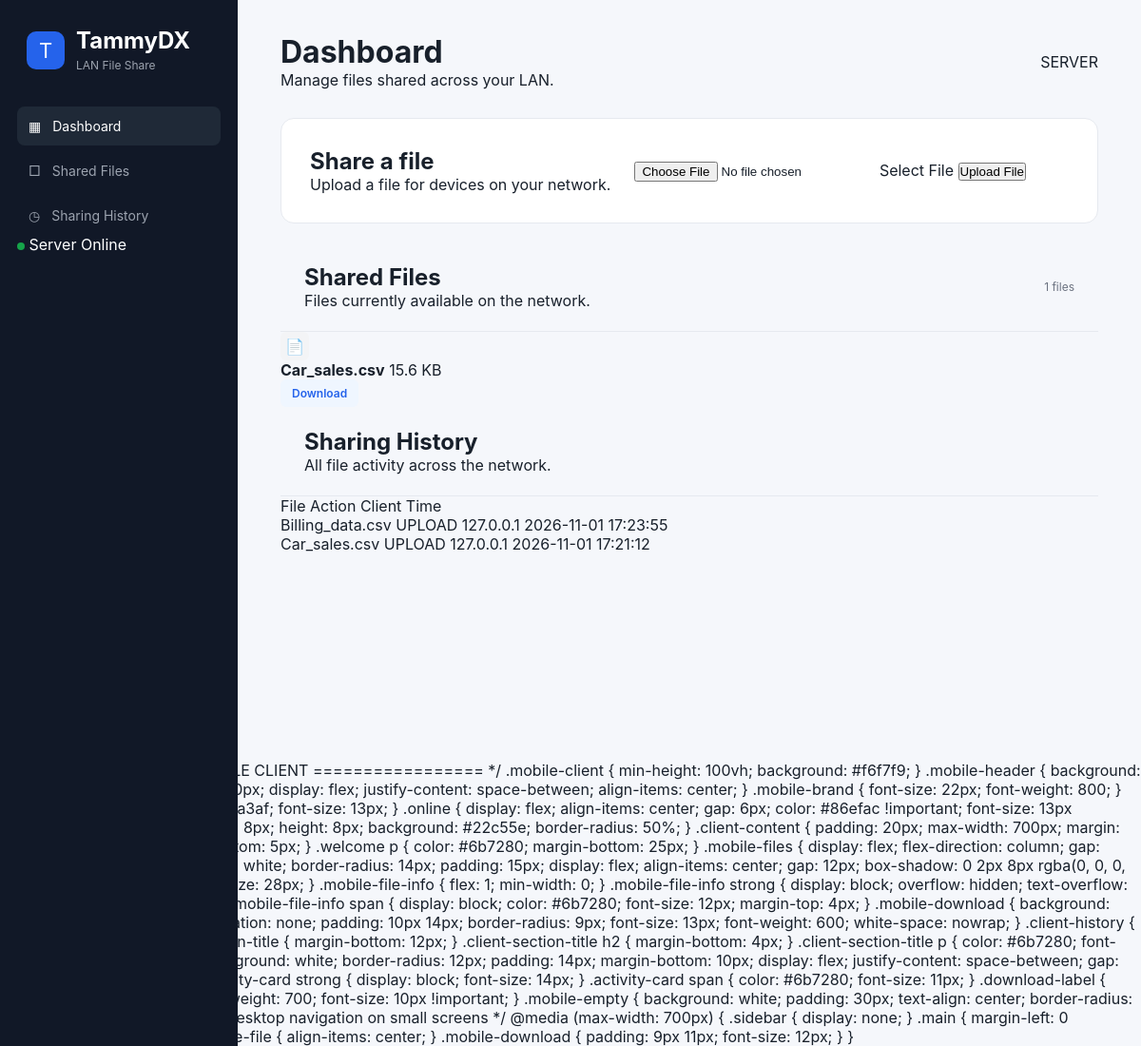
Before: / with the older database file.
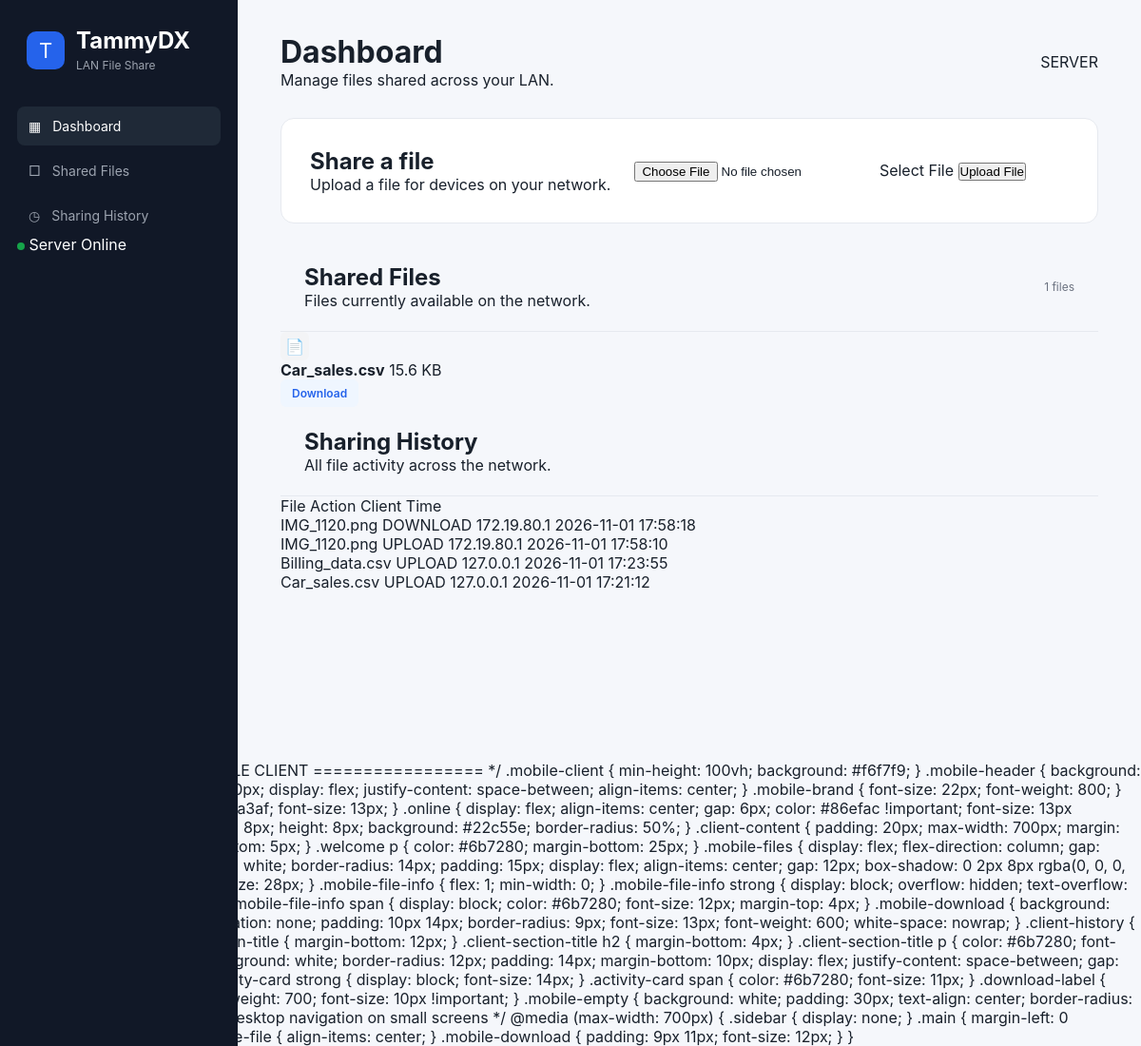
After: the same page with the newer database file.
### tables this page shows
CREATE TABLE history (
            id INTEGER PRIMARY KEY AUTOINCREMENT,
            filename TEXT NOT NULL,
            action TEXT NOT NULL,
            client_ip TEXT NOT NULL,
            timestamp TEXT NOT NULL
        );

### app.py (the view, shortened to what this page needs)
@app.route("/")
def index():
    files = []
    for file_path in SHARED_DIR.iterdir():
        if file_path.is_file():
            files.append({
                "name": file_path.name,
                "size": file_path.stat().st_size,
            })
    client_ip = get_client_ip()
    connection = get_db()
    if is_server():
        history = connection.execute(
            """
            SELECT *
            FROM history
            ORDER BY id DESC
            LIMIT 100
            """
        ).fetchall()
    connection.close()
    return render_template(
        "index.html",
        files=files,
        history=history,
        server=is_server(),
        client_ip=client_ip,
    )

### app.py (called while the page is built)
def get_db():
    connection = sqlite3.connect(DATABASE_PATH)
    connection.row_factory = sqlite3.Row
    return connection

def get_client_ip():
    return request.remote_addr or "unknown"

def is_server():
    return get_client_ip() in SERVER_IPS

### templates/index.html (shortened to what this page needs)
<!DOCTYPE html>
<html lang="en">
<head>
    <link rel="stylesheet" href="{{ url_for('static', filename='css/style.css') }}">
</head>
<body>
{% if server %}
<div class="app">
    <aside class="sidebar">
        <div class="brand">
            <div class="brand-icon">T</div>
            <div>
                <h2>TammyDX</h2>
                <span>LAN File Share</span>
            </div>
        </div>
        <nav>
            <a href="#dashboard" class="nav-item active">
                <span>▦</span>
                Dashboard
            </a>
            <a href="#files" class="nav-item">
                <span>□</span>
                Shared Files
            </a>
            <a href="#history" class="nav-item">
                <span>◷</span>
                Sharing History
            </a>
        </nav>
        <div class="server-status">
            <span class="status-dot"></span>
            Server Online
        </div>
    </aside>
    <main class="main">
        <header class="topbar">
            <div>
                <h1>Dashboard</h1>
                <p>Manage files shared across your LAN.</p>
            </div>
            <div class="server-badge">
                SERVER
            </div>
        </header>
        <section class="upload-card">
            <div>
                <h2>Share a file</h2>
                <p>Upload a file for devices on your network.</p>
            </div>
            <form action="/upload" method="POST" enctype="multipart/form-data">
                <label class="file-input">
                    <input type="file" name="file" required>
                    <span>Select File</span>
                </label>
                <button type="submit">
                    Upload File
                </button>
            </form>
        </section>
        <section id="files" class="section">
            <div class="section-header">
                <div>
                    <h2>Shared Files</h2>
                    <p>Files currently available on the network.</p>
                </div>
                <span class="count">
                    {{ files|length }} files
                </span>
            </div>
            {% if files %}
            <div class="file-grid">
                {% for file in files %}
                <div class="file-card">
                    <div class="file-icon">
                        📄
                    </div>
                    <div class="file-info">
                        <strong>{{ file.name }}</strong>
                        <span>
                            {{ "%.1f"|format(file.size / 1024) }} KB
                        </span>
                    </div>
                    <a
                        href="{{ url_for('download_file', filename=file.name) }}"
                        class="download-button"
                    >
                        Download
                    </a>
                </div>
                {% endfor %}
            </div>
            {% else %}
            <div class="empty-state">
                No files have been shared yet.
            </div>
            {% endif %}
        </section>
        <section id="history" class="section">
            <div class="section-header">
                <div>
                    <h2>Sharing History</h2>
                    <p>All file activity across the network.</p>
                </div>
            </div>
            {% if history %}
            <div class="history-table">
                <div class="history-header">
                    <span>File</span>
                    <span>Action</span>
                    <span>Client</span>
                    <span>Time</span>
                </div>
                {% for item in history %}
                <div class="history-row">
                    <span>{{ item.filename }}</span>
                    <span class="action {{ item.action|lower }}">
                        {{ item.action }}
                    </span>
                    <span>{{ item.client_ip }}</span>
                    <span>{{ item.timestamp }}</span>
                </div>
                {% endfor %}
            </div>
            {% else %}
            <div class="empty-state">
                No activity yet.
            </div>
            {% endif %}
        </section>
    </main>
</div>
{% endif %}
</body>
</html>

### static/css/style.css (style rules this page uses)
* { margin: 0; padding: 0; box-sizing: border-box; }
:root { --bg: #f5f7fb; --surface: #ffffff; --border: #e6e9ef; --text: #18202b; --muted: #6b7280; --primary: #2563eb; --primary-dark: #1d4ed8; --success: #16a34a; }
body { font-family: Inter, -apple-system, BlinkMacSystemFont, "Segoe UI", sans-serif; background: var(--bg); color: var(--text); }
.app { display: flex; min-height: 100vh; }
.sidebar { width: 250px; background: #111827; color: white; padding: 28px 18px; display: flex; flex-direction: column; position: fixed; inset: 0 auto 0 0; }
.brand { display: flex; align-items: center; gap: 12px; padding: 0 10px 35px; }
.brand-icon { width: 40px; height: 40px; display: grid; place-items: center; border-radius: 10px; background: var(--primary); font-size: 22px; }
.brand span { font-size: 12px; color: #9ca3af; }
nav { display: flex; flex-direction: column; gap: 6px; }
.nav-item { display: flex; align-items: center; gap: 12px; padding: 12px; color: #9ca3af; text-decoration: none; border-radius: 8px; font-size: 14px; }
.nav-item:hover, .nav-item.active { background: #1f2937; color: white; }
.main { margin-left: 250px; width: calc(100% - 250px); padding: 35px 45px; }
.topbar { display: flex; justify-content: space-between; align-items: center; margin-bottom: 30px; }
.status-dot { width: 8px; height: 8px; display: inline-block; background: var(--success); border-radius: 50%; }
.upload-card { display: flex; align-items: center; gap: 25px; padding: 30px; background: white; border: 1px solid var(--border); border-radius: 14px; margin-bottom: 20px; }
.section-header { display: flex; justify-content: space-between; align-items: center; padding: 22px 25px; border-bottom: 1px solid var(--border); }
.count { color: var(--muted); font-size: 12px; }
.file-icon { width: 30px; height: 30px; display: grid; place-items: center; border-radius: 6px; background: #f3f4f6; }
.download-button { display: inline-block; padding: 7px 12px; border-radius: 6px; background: #eff6ff; color: var(--primary); text-decoration: none; font-size: 12px; font-weight: 600; }

Changed rows visible on the page:
added history: filename "IMG_1120.png", action "DOWNLOAD", client_ip "172.19.80.1", timestamp "2026-11-01 17:58:18"
added history: filename "IMG_1120.png", action "UPLOAD", client_ip "172.19.80.1", timestamp "2026-11-01 17:58:10"
